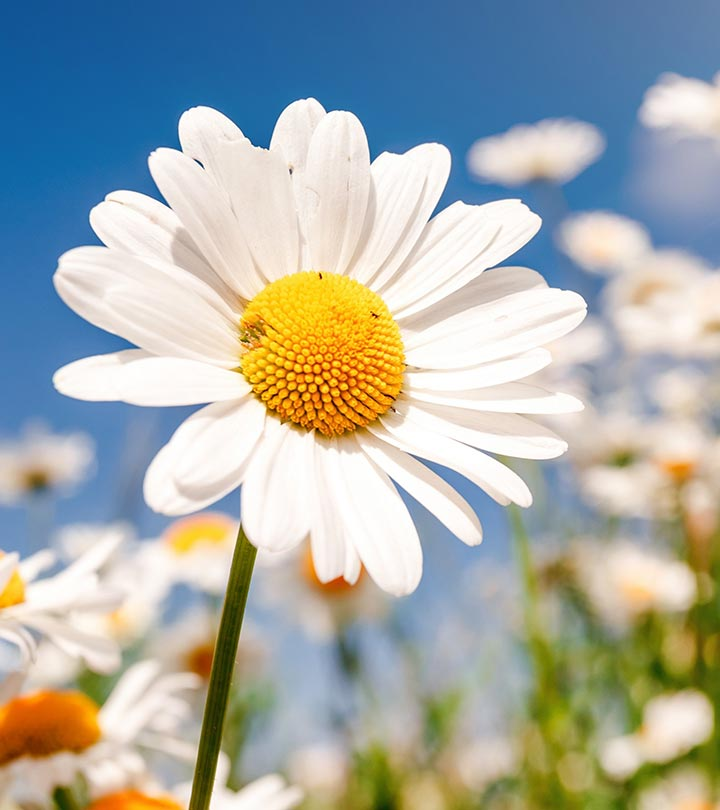
#> input picture flower.jpg, 720 x 810 px
$ python img_denoising.py
#> lines starting #> are read from the running program, lines starting #| are printed output that depends on the picture; pictures that were not available may be replaced by others from this repository, and a replacement may not be noted
import numpy as np
from matplotlib.image import imread
import matplotlib.pyplot as plt

A = imread('flower.jpg')
#> A is the input picture: shape (810, 720, 3); mean R, G, B 165.6, 172.1, 167.6
X = np.mean(A, -1)
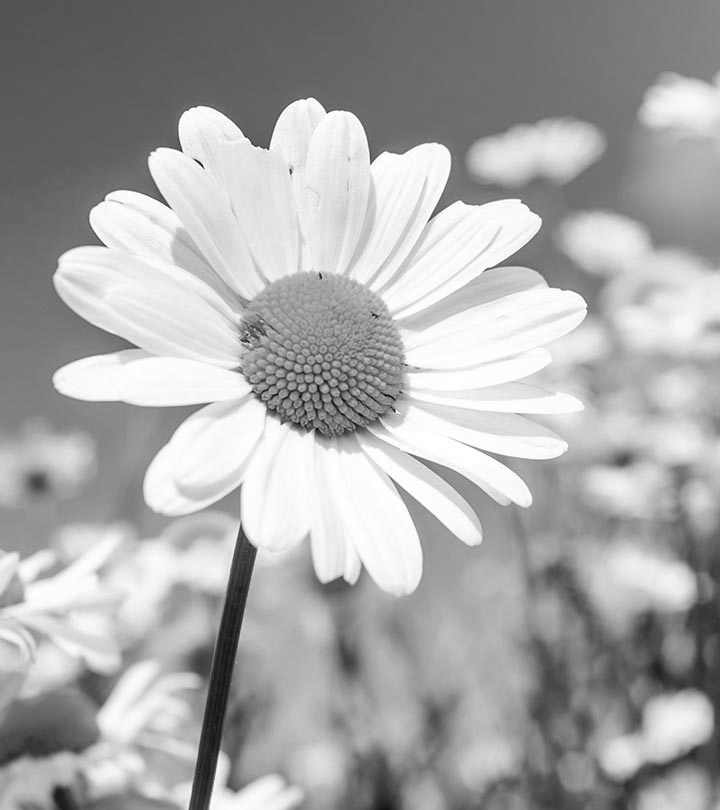
#> X: shape (810, 720) float64; min 12.67, max 255, mean 168.5

B = imread('flower_noise_3.png')
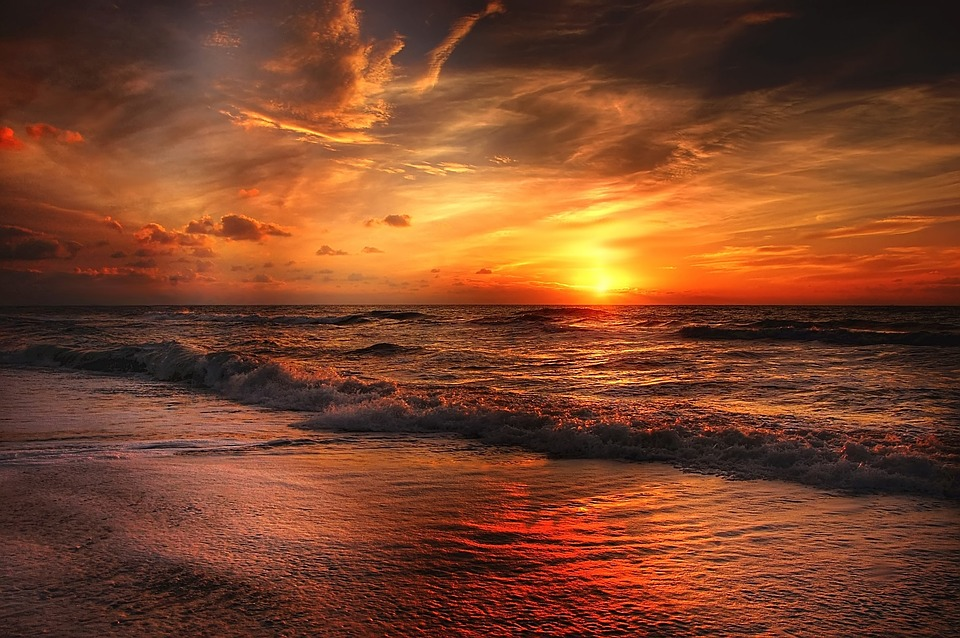
#> input picture beach.jpg, 960 x 638 px, given in place of flower_noise_3.png, which was not available
#> B is the input picture: shape (638, 960, 3); mean R, G, B 123.9, 68.2, 40.9
Y = np.mean(B, -1)
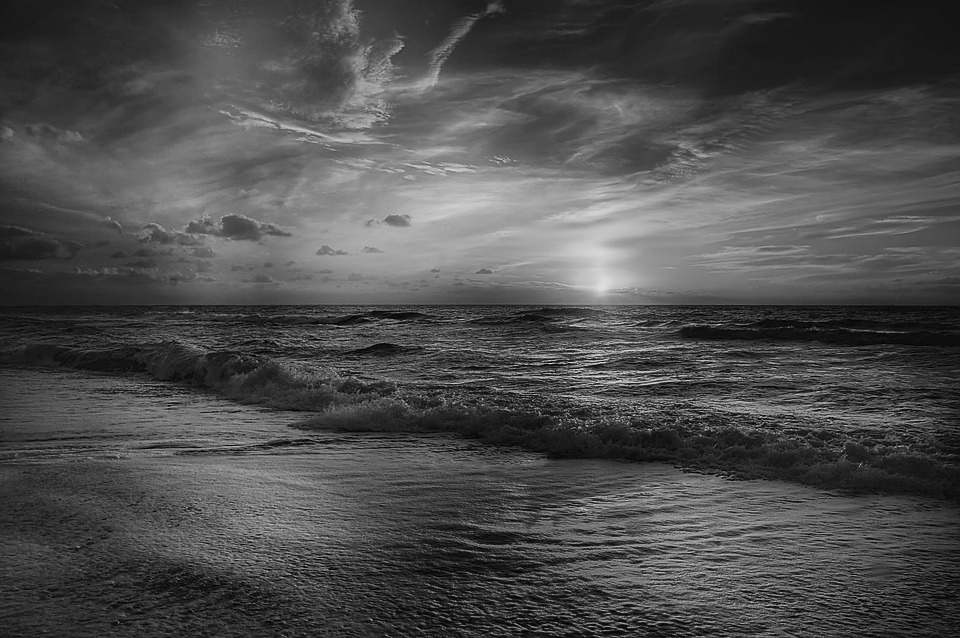
#> Y: shape (638, 960) float64; min 2, max 228.3, mean 77.7

img = plt.imshow(X)
img.set_cmap('gray')
plt.axis('off')
# plt.savefig('output/singular_values{0}.png'.format(r))
plt.show()

img = plt.imshow(Y)
img.set_cmap('gray')
plt.axis('off')
# plt.savefig('output/singular_values{0}.png'.format(r))
plt.show()

# Calculate U (u), Σ (s) and V (vh)
U, S, VT = np.linalg.svd(Y,full_matrices=False)
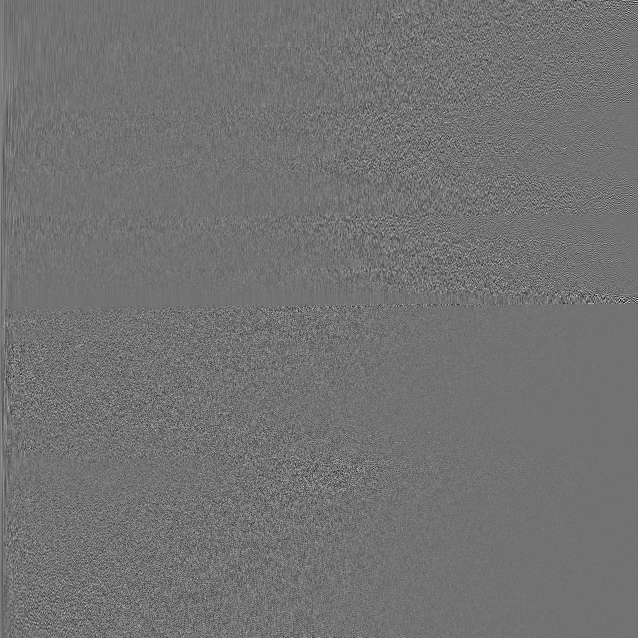
#> U: shape (638, 638) float64; min -0.327, max 0.399, mean 6.3e-05; drawn with min black and max white
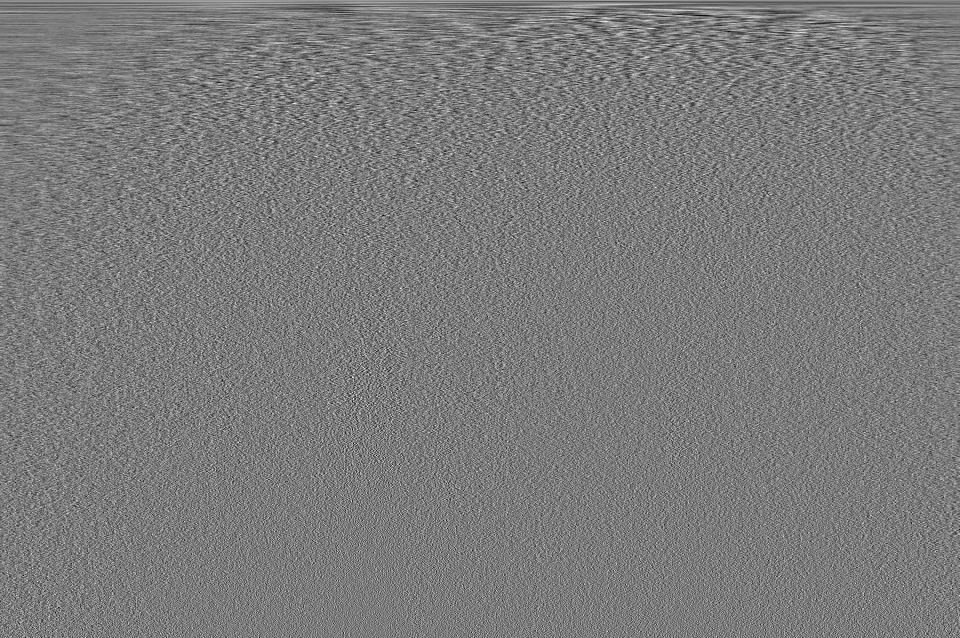
#> VT: shape (638, 960) float64; min -0.16, max 0.17, mean 4.23e-05; drawn with min black and max white
#> S = 638 values, max 65384 at index 0, min 5.19 at index 637, mean 514.4
S = np.diag(S)
# Remove sigma values below threshold (250)
print(S)
#> (printed output is left out)
r = 500
s_cleaned = S[:r,0:r]
print(s_cleaned.shape)
#| (500, 500)
# Calculate A' = U * Σ (cleaned) * V
img_denoised = U[:,:r] @ s_cleaned @ VT[:r,:]

img = plt.imshow(img_denoised)
img.set_cmap('gray')
plt.axis('off')
# plt.savefig('output/singular_values{0}.png'.format(r))
plt.show()
